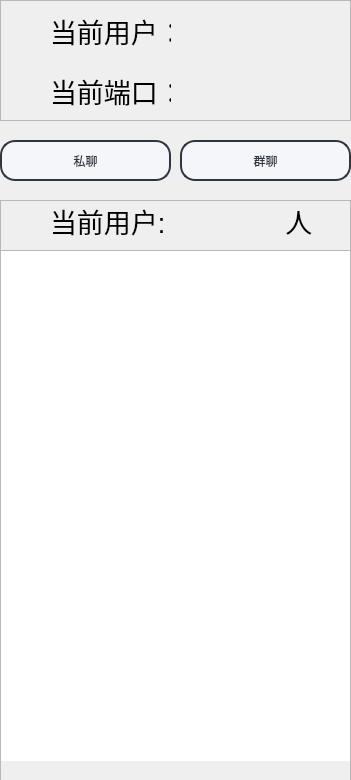
<?xml version="1.0" encoding="UTF-8"?>
<ui version="4.0">
 <class>MainWindow</class>
 <widget class="QWidget" name="MainWindow">
  <property name="geometry">
   <rect>
    <x>0</x>
    <y>0</y>
    <width>351</width>
    <height>780</height>
   </rect>
  </property>
  <property name="windowTitle">
   <string>Form</string>
  </property>
  <property name="styleSheet">
   <string notr="true">/**正常情况下样式**/
QWidget{
    background-color: white;
}三</string>
  </property>
  <widget class="QFrame" name="frame_User">
   <property name="geometry">
    <rect>
     <x>0</x>
     <y>0</y>
     <width>351</width>
     <height>121</height>
    </rect>
   </property>
   <property name="frameShape">
    <enum>QFrame::StyledPanel</enum>
   </property>
   <property name="frameShadow">
    <enum>QFrame::Raised</enum>
   </property>
   <widget class="QLabel" name="label_SenderPort_show">
    <property name="geometry">
     <rect>
      <x>190</x>
      <y>70</y>
      <width>151</width>
      <height>41</height>
     </rect>
    </property>
    <property name="font">
     <font>
      <pointsize>20</pointsize>
      <weight>75</weight>
      <bold>true</bold>
     </font>
    </property>
    <property name="text">
     <string/>
    </property>
   </widget>
   <widget class="QLabel" name="label_UserName_show">
    <property name="geometry">
     <rect>
      <x>190</x>
      <y>10</y>
      <width>151</width>
      <height>41</height>
     </rect>
    </property>
    <property name="font">
     <font>
      <pointsize>20</pointsize>
      <weight>75</weight>
      <bold>true</bold>
     </font>
    </property>
    <property name="text">
     <string/>
    </property>
   </widget>
   <widget class="QLabel" name="label_SenderPort">
    <property name="geometry">
     <rect>
      <x>50</x>
      <y>70</y>
      <width>121</width>
      <height>41</height>
     </rect>
    </property>
    <property name="font">
     <font>
      <pointsize>20</pointsize>
     </font>
    </property>
    <property name="text">
     <string>当前端口：</string>
    </property>
   </widget>
   <widget class="QLabel" name="label_UserName">
    <property name="geometry">
     <rect>
      <x>50</x>
      <y>10</y>
      <width>121</width>
      <height>41</height>
     </rect>
    </property>
    <property name="font">
     <font>
      <pointsize>20</pointsize>
     </font>
    </property>
    <property name="text">
     <string>当前用户：</string>
    </property>
   </widget>
  </widget>
  <widget class="QFrame" name="frameList">
   <property name="geometry">
    <rect>
     <x>0</x>
     <y>200</y>
     <width>351</width>
     <height>581</height>
    </rect>
   </property>
   <property name="frameShape">
    <enum>QFrame::StyledPanel</enum>
   </property>
   <property name="frameShadow">
    <enum>QFrame::Raised</enum>
   </property>
   <widget class="QStackedWidget" name="stackedWidget">
    <property name="geometry">
     <rect>
      <x>0</x>
      <y>0</y>
      <width>351</width>
      <height>561</height>
     </rect>
    </property>
    <property name="currentIndex">
     <number>0</number>
    </property>
    <widget class="QWidget" name="page_UserLIst">
     <widget class="QLabel" name="label_UserListNum">
      <property name="geometry">
       <rect>
        <x>210</x>
        <y>0</y>
        <width>51</width>
        <height>41</height>
       </rect>
      </property>
      <property name="font">
       <font>
        <pointsize>20</pointsize>
       </font>
      </property>
      <property name="text">
       <string/>
      </property>
     </widget>
     <widget class="QListWidget" name="listWidget_UsersList">
      <property name="geometry">
       <rect>
        <x>0</x>
        <y>50</y>
        <width>351</width>
        <height>571</height>
       </rect>
      </property>
      <property name="font">
       <font>
        <pointsize>24</pointsize>
       </font>
      </property>
      <property name="mouseTracking">
       <bool>true</bool>
      </property>
     </widget>
     <widget class="QLabel" name="label_UserList">
      <property name="geometry">
       <rect>
        <x>50</x>
        <y>0</y>
        <width>271</width>
        <height>41</height>
       </rect>
      </property>
      <property name="font">
       <font>
        <pointsize>20</pointsize>
       </font>
      </property>
      <property name="text">
       <string>当前用户:                人</string>
      </property>
     </widget>
     <zorder>listWidget_UsersList</zorder>
     <zorder>label_UserList</zorder>
     <zorder>label_UserListNum</zorder>
    </widget>
    <widget class="QWidget" name="page_GroupList">
     <widget class="QPushButton" name="pushButton_JoinGroup">
      <property name="geometry">
       <rect>
        <x>200</x>
        <y>0</y>
        <width>121</width>
        <height>40</height>
       </rect>
      </property>
      <property name="font">
       <font>
        <pointsize>18</pointsize>
       </font>
      </property>
      <property name="text">
       <string>加入群聊</string>
      </property>
     </widget>
     <widget class="QPushButton" name="pushButton_CreateGroup">
      <property name="geometry">
       <rect>
        <x>30</x>
        <y>0</y>
        <width>120</width>
        <height>40</height>
       </rect>
      </property>
      <property name="font">
       <font>
        <pointsize>18</pointsize>
       </font>
      </property>
      <property name="text">
       <string>创建群聊</string>
      </property>
     </widget>
     <widget class="QListWidget" name="listWidget_GroupList">
      <property name="geometry">
       <rect>
        <x>0</x>
        <y>50</y>
        <width>351</width>
        <height>511</height>
       </rect>
      </property>
      <property name="font">
       <font>
        <pointsize>24</pointsize>
       </font>
      </property>
      <property name="mouseTracking">
       <bool>true</bool>
      </property>
     </widget>
    </widget>
   </widget>
  </widget>
  <widget class="QPushButton" name="pushButton_UserList">
   <property name="geometry">
    <rect>
     <x>0</x>
     <y>140</y>
     <width>171</width>
     <height>41</height>
    </rect>
   </property>
   <property name="styleSheet">
    <string notr="true">/**正常情况下样式**/
QPushButton{
	font: 16pt &quot;微软雅黑&quot;;
    color: #2f3640;
    background-color: #f5f6fa;
    border-color: #2f3640;
    border-radius: 15px;
    border-style: solid;
    border-width: 2px;
    padding: 5px;
}

/**鼠标停留在按钮上的样式**/
QPushButton::hover{	
    color: #FFFFFF;
    background-color: #718093;
    border-color: #2f3640;
}

/**鼠标按压下去的样式**/
QPushButton::pressed,QPushButton::checked{
    color: #FFFFFF;
    background-color: qlineargradient(spread:pad, x1:0, y1:0, x2:0, y2:1, stop:0 #273c75, stop:1 #487eb0);
}

/**按钮失能情况下样式**/
QPushButton::disabled{
    color: #FFFFFF;
    background-color: #dcdde1;
    border-color: #dcdde1;
}
</string>
   </property>
   <property name="text">
    <string>私聊</string>
   </property>
  </widget>
  <widget class="QPushButton" name="pushButton_GroupList">
   <property name="geometry">
    <rect>
     <x>180</x>
     <y>140</y>
     <width>171</width>
     <height>41</height>
    </rect>
   </property>
   <property name="styleSheet">
    <string notr="true">/**正常情况下样式**/
QPushButton{
	font: 16pt &quot;微软雅黑&quot;;
    color: #2f3640;
    background-color: #f5f6fa;
    border-color: #2f3640;
    border-radius: 15px;
    border-style: solid;
    border-width: 2px;
    padding: 5px;
}

/**鼠标停留在按钮上的样式**/
QPushButton::hover{	
    color: #FFFFFF;
    background-color: #718093;
    border-color: #2f3640;
}

/**鼠标按压下去的样式**/
QPushButton::pressed,QPushButton::checked{
    color: #FFFFFF;
    background-color: qlineargradient(spread:pad, x1:0, y1:0, x2:0, y2:1, stop:0 #273c75, stop:1 #487eb0);
}

/**按钮失能情况下样式**/
QPushButton::disabled{
    color: #FFFFFF;
    background-color: #dcdde1;
    border-color: #dcdde1;
}
</string>
   </property>
   <property name="text">
    <string>群聊</string>
   </property>
  </widget>
 </widget>
 <resources/>
 <connections/>
</ui>
